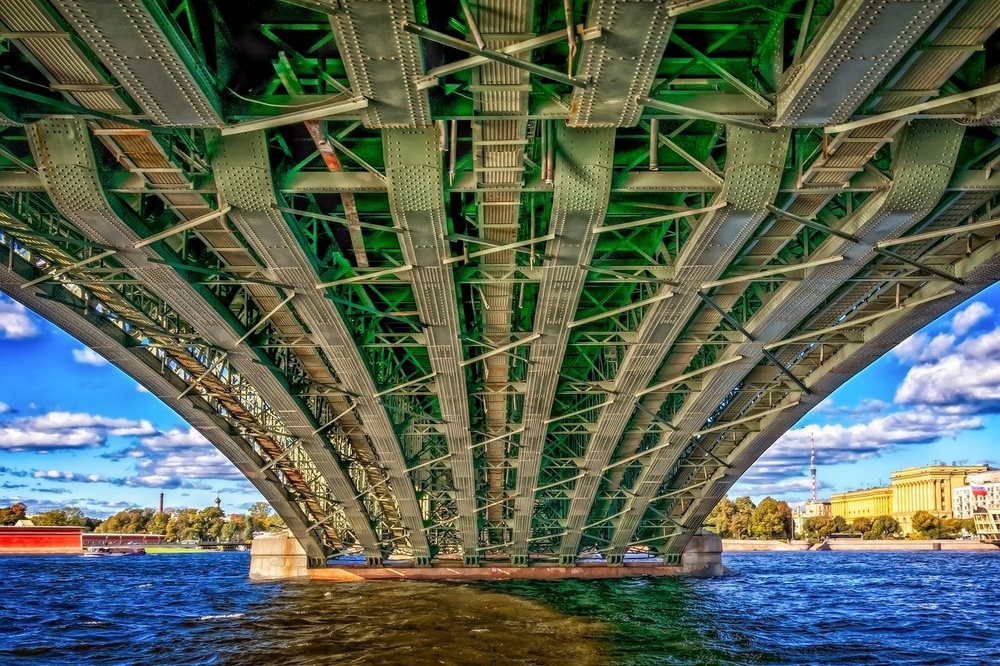
#> input picture exercise7/spb_bridge.jpg, 1000 x 666 px, shrunk from 1280 x 853 before the run
$ jupyter execute Clustering_Palette_Students.ipynb
#> lines starting #> are read from the running program, lines starting #| are printed output that depends on the picture; long printed decimals are rounded
# Использование `K-means` для сжатия

Еще одно полезное применение кластеризации — сжатие изображений. Схема до удивления проста: похожие, рядом расположенные цвета, стоит объединить в один цвет. Давайте провернем это самостоятельно.

Считайте изображение из вашего индивидуального задания.

[cell 1]
import matplotlib.pyplot as plt
from google.colab.patches import cv2_imshow
import cv2
import numpy as np


# Путь к изображению
img_path = 'spb_bridge.jpg'

img = cv2.imread(img_path)
#> img is the input picture: shape (666, 1000, 3); mean B, G, R 84.6, 99.8, 88.1
img = cv2.cvtColor(img, cv2.COLOR_BGR2RGB)
plt.axis('off')
plt.imshow(img)

Перед нами трехканальное (RGB) изображение. Вычислите среднее значение интенсивности пикселей по всем каналам.

[cell 2]
# < ENTER YOUR CODE HE# Вычисляем среднее значение интенсивности пикселей по всем каналам
mean_intensity = np.mean(img, axis=(0, 1))
#> mean_intensity = [88.06, 99.77, 84.62]

# Выводим средние значения интенсивности для каждого канала
print("Среднее значение интенсивности красного канала (R):", mean_intensity[0])
#| Среднее значение интенсивности красного канала (R): 88.059
print("Среднее значение интенсивности зеленого канала (G):", mean_intensity[1])
#| Среднее значение интенсивности зеленого канала (G): 99.767
print("Среднее значение интенсивности синего канала (B):", mean_intensity[2])
#| Среднее значение интенсивности синего канала (B): 84.619
print("Среднее значение интенсивности канала:", (mean_intensity[0]+mean_intensity[1]+mean_intensity[2])/3)
#| Среднее значение интенсивности канала: 90.815

Нормируйте значения интенсивностей пикселей, разделив все значения на $255$. Вычислите среднее значение интенсивности пикселей по всем каналам после проделанного преобразования.

[cell 3]
# Нормируем значения интенсивности пикселей, разделив на 255
normalized_img = img / 255.0

# Вычисляем среднее значение интенсивности пикселей по всем каналам
mean_intensity_normalized = np.mean(normalized_img, axis=(0, 1))
#> mean_intensity_normalized = [0.345, 0.391, 0.332]

# Выводим средние значения интенсивности для каждого канала после нормирования
print("Среднее значение интенсивности красного канала (R) после нормирования:", mean_intensity_normalized[0])
#| Среднее значение интенсивности красного канала (R) после нормирования: 0.3453
print("Среднее значение интенсивности зеленого канала (G) после нормирования:", mean_intensity_normalized[1])
#| Среднее значение интенсивности зеленого канала (G) после нормирования: 0.3912
print("Среднее значение интенсивности синего канала (B) после нормирования:", mean_intensity_normalized[2])
#| Среднее значение интенсивности синего канала (B) после нормирования: 0.3318
print("Среднее значение интенсивности после нормирования:", (mean_intensity_normalized[0]+mean_intensity_normalized[1]+mean_intensity_normalized[2])/3)
#| Среднее значение интенсивности после нормирования: 0.3561

Давайте убедимся в том, что исходное пространство цветов, насчитывающее около $16$ миллионов возможных состояний ($256^3$), слишком велико, и его размерность можно понижать. Для наглядности построим лишь некоторые подвыборки зависимостей значений интенсивностей и лишь на случайном поднаборе пикселей.

«Распрямите» изображение так, чтобы <code>.shape</code> соответствущего массива имел вид <code>(высота * ширина, 3)</code>

[cell 4]
# Функция принимает на вход "распрямленный" массив, соответствующий изображению

def plot_pixels(data, colors=None, N=10000):
#> called with data = array of shape (666000, 3), N = 10000
    if colors is None:
        colors = data

    rng = np.random.RandomState(0)
    i = rng.permutation(data.shape[0])[:N]
    colors = colors[i]
    R, G, B = data[i].T
#> R = 10000 values, max 1 at index 9, min 0 at index 14, mean 0.343; G = 10000 values, max 1 at index 1293, min 0 at index 470, mean 0.391; B = 10000 values, max 1 at index 69, min 0 at index 14, mean 0.335

    fig, ax = plt.subplots(1, 2, figsize=(16, 6))
    ax[0].scatter(R, G, color=colors, marker='.')
    ax[0].set(xlabel='Red', ylabel='Green', xlim=(0, 1), ylim=(0, 1))

    ax[1].scatter(R, B, color=colors, marker='.')
    ax[1].set(xlabel='Red', ylabel='Blue', xlim=(0, 1), ylim=(0, 1))

[cell 5]
# Распрямляем изображение
flattened_img = normalized_img.reshape(-1, 3)

# Вызываем функцию plot_pixels для визуализации
plot_pixels(flattened_img)
plt.show()
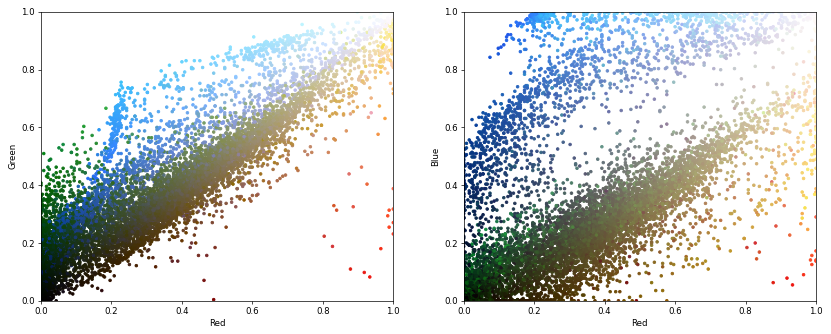
#> figure drawn by matplotlib, 2 panels

Переведем 16 миллионов возможностей во всего-навсего 16 возможностей, используя <code>K-means</code>. Правда, чтобы ускорить работу алгоритма, мы будем использовать <a href="https://scikit-learn.org/stable/modules/generated/sklearn.cluster.MiniBatchKMeans.html"><code>K-means</code> на батчах</a> — поднаборах данных. Заодно увидим, портит ли это результат.

Обучите модель <code>MiniBatchKMeans</code> на нормированном и «распрямленном» изображении с параметрами, указанными в вашем задании.

В изображении замените значения цветов каждого пикселя на значения координат центроида кластера к которому был отнесен этот пиксель. Постройте графики зависимостей цветов при помощи <code>plot_pixels()</code> с новой палитрой (параметр <code>colors</code>)

[cell 6]
from sklearn.cluster import MiniBatchKMeans

# Создаем и обучаем модель MiniBatchKMeans
n_colors = 16  # Количество цветов, на которое мы хотим уменьшить
kmeans = MiniBatchKMeans(n_clusters=n_colors, random_state=16, batch_size=100)
kmeans.fit(flattened_img)

# Заменяем значения цветов каждого пикселя на значения центроида кластера
new_colors = kmeans.cluster_centers_[kmeans.predict(flattened_img)]

# Построим графики зависимостей цветов с новой палитрой
plot_pixels(flattened_img, colors=new_colors)
plt.show()
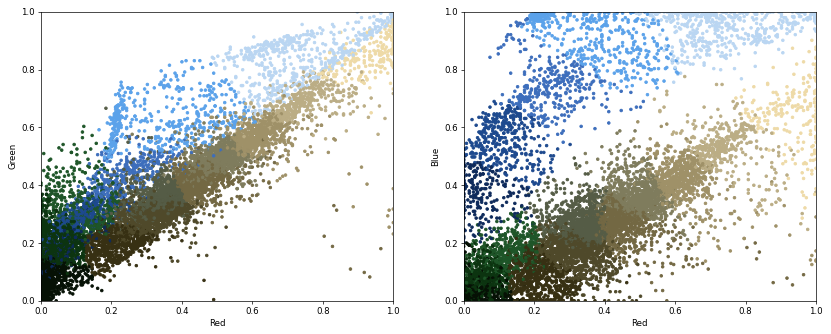
#> figure drawn by matplotlib, 2 panels

Вычислите среднее значение интенсивности пикселей полученного изображения.

[cell 7]
# Вычисляем среднее значение интенсивности пикселей на изображении после замены цветов
mean_intensity_clustered = np.mean(new_colors, axis=0)
#> mean_intensity_clustered = [0.345, 0.391, 0.331]

# Выводим средние значения интенсивности для каждого канала (R, G, B)
print("Среднее значение интенсивности красного канала (R) на обработанном изображении:", mean_intensity_clustered[0])
#| Среднее значение интенсивности красного канала (R) на обработанном изображении: 0.345
print("Среднее значение интенсивности зеленого канала (G) на обработанном изображении:", mean_intensity_clustered[1])
#| Среднее значение интенсивности зеленого канала (G) на обработанном изображении: 0.3908
print("Среднее значение интенсивности синего канала (B) на обработанном изображении:", mean_intensity_clustered[2])
#| Среднее значение интенсивности синего канала (B) на обработанном изображении: 0.3315
print("Среднее значение интенсивности на обработанном изображении:", (mean_intensity_clustered[0]+mean_intensity_clustered[1]+mean_intensity_clustered[2])/3)
#| Среднее значение интенсивности на обработанном изображении: 0.3558

Выберите номер изображения, соответствующего палитре из $16$ цветов.

[cell 8]
# Находим индексы ближайших кластеров для каждого пикселя
cluster_indices = kmeans.predict(flattened_img)

# Выбираем изображение из палитры на основе индексов кластеров
image_from_palette = kmeans.cluster_centers_[cluster_indices]

# Визуализируем изображение из палитры
plt.axis('off')
plt.imshow(image_from_palette.reshape(img.shape))
plt.show()
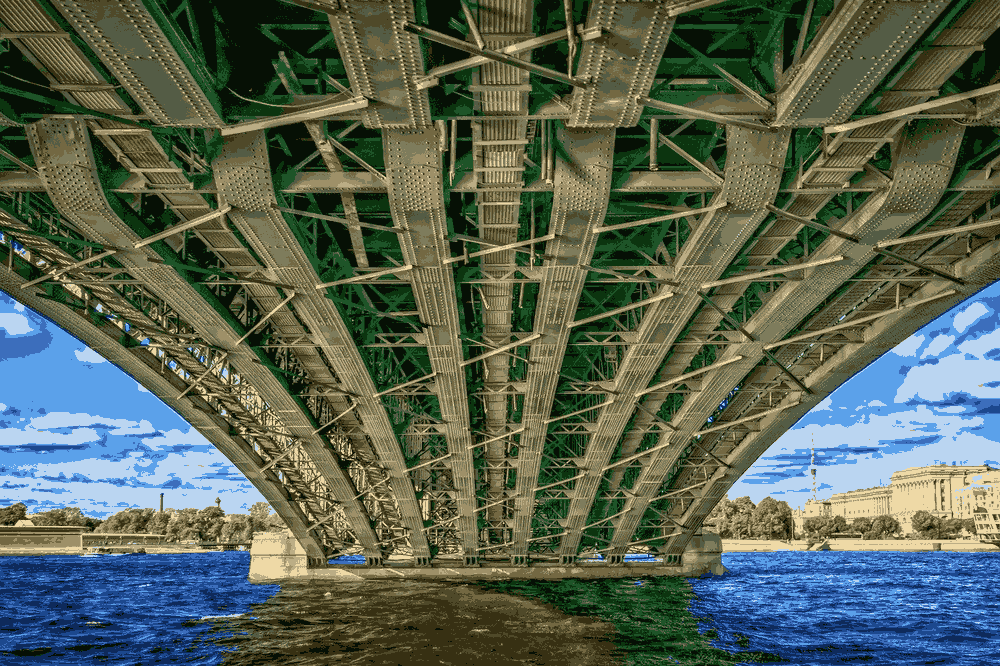
#> shown: shape (666, 1000, 3) float64; mean R, G, B 0.345, 0.391, 0.331

Пора смотреть на результат! Постройте рядом оригинальное изображение и изображение, в котором используется лишь $16$ цветов.

[cell 9]
# Визуализация оригинального изображения
plt.figure(figsize=(12, 6))
plt.subplot(1, 2, 1)
plt.axis('off')
plt.title('Оригинальное изображение')
plt.imshow(img)

# Визуализация изображения с палитрой из 16 цветов
plt.subplot(1, 2, 2)
plt.axis('off')
plt.title('Изображение с 16 цветами')
plt.imshow(image_from_palette.reshape(img.shape))

plt.show()
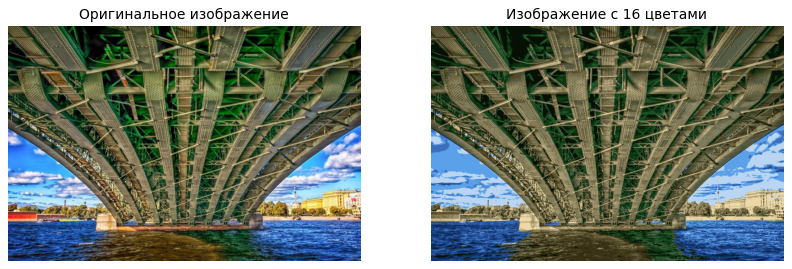
#> figure drawn by matplotlib, 2 panels

Постройте изображение размера $4 \times 4$ на основе полученных $16$ цветов. Выберите верное изображение.

[cell 10]
# Выбираем 16 цветов из палитры
chosen_colors = kmeans.cluster_centers_

# Создаем матрицу пикселей размером 4x4
small_image = chosen_colors.reshape((4, 4, 3))

# Визуализируем полученное изображение
plt.axis('off')
plt.imshow(small_image)
plt.show()
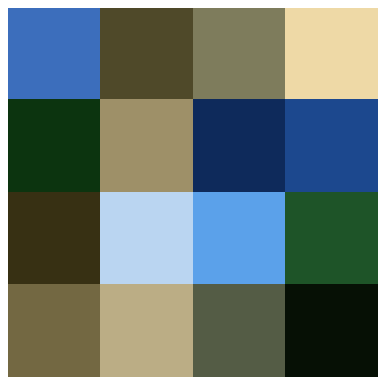
#> figure drawn by matplotlib, 1 panel
